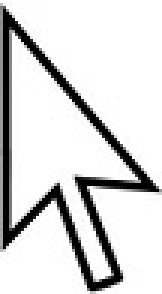
#> input picture Template Matching/reference.jpg, 54 x 98 px (shown 3 times larger)
$ python '02.1 SumElemsTest in Delta frame.py'
#> lines starting #> are read from the running program, lines starting #| are printed output that depends on the picture
import cv2
import numpy as np
from matplotlib import pyplot as plt

imgReference = cv2.imread('reference.jpg', 0)
#> imgReference is the input picture: shape (98, 54); min 0, max 255, mean 215.5
# cv2.imshow('Reference Image', imgReference)
refImageSummary = imgReference.shape
#> refImageSummary = (98, 54)
print(refImageSummary)
#| (98, 54)
# PRINTS the TUPLE for THE REFERENCE IMAGE (98,54) which is HEIGHT and WIDTH
key = cv2.waitKey(0)
#> (key Esc is pressed here)

delta_frame = cv2.absdiff(imgReference, imgReference)
#> delta_frame: shape (98, 54); every value is 0
print(cv2.sumElems(delta_frame)[0])
#| 0.0


# imgTemplate = cv2.imread('FirstFrame.jpg', 0)
imgTemplate = cv2.imread('FirstFrame.jpg', 0)
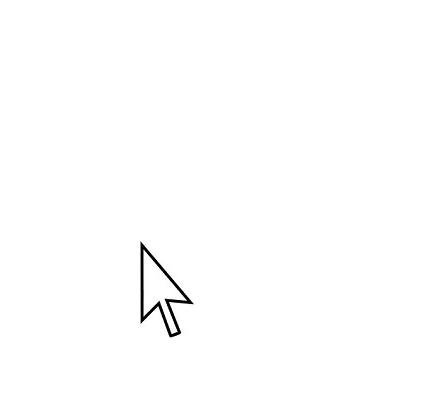
#> input picture Template Matching/FirstFrame.jpg, 433 x 413 px
#> imgTemplate is the input picture: shape (413, 433); min 0, max 255, mean 253.8
# cv2.imshow('Template Image', imgTemplate)
tempImageSummary = imgTemplate.shape
#> tempImageSummary = (413, 433)
print(tempImageSummary)
#| (413, 433)
# PRINTS the TUPLE for THE REFERENCE IMAGE (413,433) which is HEIGHT and WIDTH
key = cv2.waitKey(0)
#> (key Esc is pressed here)

crop_img = imgTemplate[0:98, 0:54]
#> crop_img: shape (98, 54); every value is 255
crop_imgSummary = crop_img.shape
#> crop_imgSummary = (98, 54)
print(crop_imgSummary)
#| (98, 54)
delta_frame = cv2.absdiff(crop_img, imgReference)
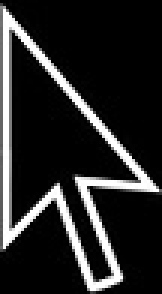
#> delta_frame: shape (98, 54) (shown 3 times larger); min 0, max 255, mean 39.5
print(cv2.sumElems(delta_frame)[0])
#| 208801.0
